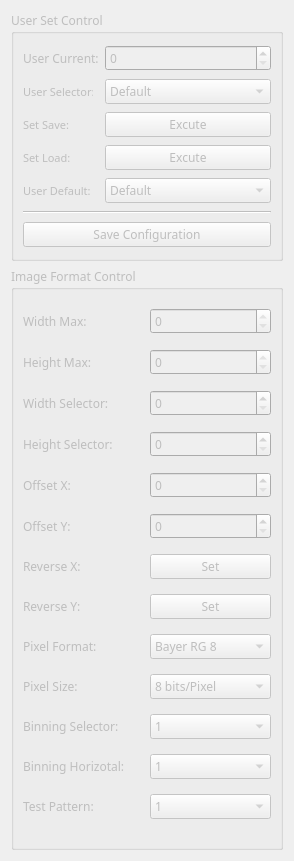
           <widget class="QWidget" name="scrollAreaWidgetContents_5">
            <property name="geometry">
             <rect>
              <x>0</x>
              <y>0</y>
              <width>294</width>
              <height>861</height>
             </rect>
            </property>
            <layout class="QVBoxLayout" name="verticalLayout_2">
             <item>
              <widget class="QGroupBox" name="groupBox_user_set_control">
               <property name="enabled">
                <bool>false</bool>
               </property>
               <property name="minimumSize">
                <size>
                 <width>200</width>
                 <height>0</height>
                </size>
               </property>
               <property name="maximumSize">
                <size>
                 <width>16777215</width>
                 <height>250</height>
                </size>
               </property>
               <property name="font">
                <font>
                 <family>Microsoft YaHei</family>
                 <pointsize>9</pointsize>
                </font>
               </property>
               <property name="title">
                <string>User Set Control</string>
               </property>
               <layout class="QGridLayout" name="gridLayout_8">
                <item row="0" column="0">
                 <widget class="QLabel" name="label_2">
                  <property name="text">
                   <string>User Current:</string>
                  </property>
                 </widget>
                </item>
                <item row="1" column="0">
                 <widget class="QLabel" name="label_11">
                  <property name="maximumSize">
                   <size>
                    <width>70</width>
                    <height>16777215</height>
                   </size>
                  </property>
                  <property name="font">
                   <font>
                    <family>Microsoft YaHei</family>
                    <pointsize>8</pointsize>
                   </font>
                  </property>
                  <property name="text">
                   <string>User Selector:</string>
                  </property>
                 </widget>
                </item>
                <item row="3" column="1">
                 <widget class="QPushButton" name="pushButton_set_load">
                  <property name="font">
                   <font>
                    <family>Microsoft YaHei</family>
                    <pointsize>9</pointsize>
                   </font>
                  </property>
                  <property name="text">
                   <string>Excute</string>
                  </property>
                 </widget>
                </item>
                <item row="0" column="1">
                 <widget class="QSpinBox" name="spinBox_current_user"/>
                </item>
                <item row="1" column="1">
                 <widget class="QComboBox" name="comboBox_user_selector">
                  <property name="font">
                   <font>
                    <family>Microsoft YaHei</family>
                    <pointsize>9</pointsize>
                   </font>
                  </property>
                  <item>
                   <property name="text">
                    <string>Default</string>
                   </property>
                  </item>
                  <item>
                   <property name="text">
                    <string>User Set 1</string>
                   </property>
                  </item>
                  <item>
                   <property name="text">
                    <string>User Set 2</string>
                   </property>
                  </item>
                  <item>
                   <property name="text">
                    <string>User Set 3</string>
                   </property>
                  </item>
                 </widget>
                </item>
                <item row="2" column="0">
                 <widget class="QLabel" name="label_12">
                  <property name="maximumSize">
                   <size>
                    <width>70</width>
                    <height>16777215</height>
                   </size>
                  </property>
                  <property name="font">
                   <font>
                    <family>Microsoft YaHei</family>
                    <pointsize>8</pointsize>
                   </font>
                  </property>
                  <property name="text">
                   <string>Set Save:</string>
                  </property>
                 </widget>
                </item>
                <item row="4" column="1">
                 <widget class="QComboBox" name="comboBox_default_user">
                  <property name="font">
                   <font>
                    <family>Microsoft YaHei</family>
                    <pointsize>9</pointsize>
                   </font>
                  </property>
                  <item>
                   <property name="text">
                    <string>Default</string>
                   </property>
                  </item>
                  <item>
                   <property name="text">
                    <string>User Set 1</string>
                   </property>
                  </item>
                  <item>
                   <property name="text">
                    <string>User Set 3</string>
                   </property>
                  </item>
                  <item>
                   <property name="text">
                    <string>User Set 2</string>
                   </property>
                  </item>
                 </widget>
                </item>
                <item row="6" column="0" colspan="2">
                 <widget class="QPushButton" name="pushButton">
                  <property name="text">
                   <string>Save Configuration</string>
                  </property>
                 </widget>
                </item>
                <item row="2" column="1">
                 <widget class="QPushButton" name="pushButton_set_save">
                  <property name="font">
                   <font>
                    <family>Microsoft YaHei</family>
                    <pointsize>9</pointsize>
                   </font>
                  </property>
                  <property name="text">
                   <string>Excute</string>
                  </property>
                 </widget>
                </item>
                <item row="3" column="0">
                 <widget class="QLabel" name="label_13">
                  <property name="maximumSize">
                   <size>
                    <width>70</width>
                    <height>16777215</height>
                   </size>
                  </property>
                  <property name="font">
                   <font>
                    <family>Microsoft YaHei</family>
                    <pointsize>8</pointsize>
                   </font>
                  </property>
                  <property name="text">
                   <string>Set Load:</string>
                  </property>
                 </widget>
                </item>
                <item row="4" column="0">
                 <widget class="QLabel" name="label_14">
                  <property name="maximumSize">
                   <size>
                    <width>70</width>
                    <height>16777215</height>
                   </size>
                  </property>
                  <property name="font">
                   <font>
                    <family>Microsoft YaHei</family>
                    <pointsize>8</pointsize>
                   </font>
                  </property>
                  <property name="text">
                   <string>User Default:</string>
                  </property>
                 </widget>
                </item>
                <item row="5" column="0" colspan="2">
                 <widget class="Line" name="line">
                  <property name="orientation">
                   <enum>Qt::Horizontal</enum>
                  </property>
                 </widget>
                </item>
               </layout>
              </widget>
             </item>
             <item>
              <widget class="QGroupBox" name="groupBox_Image_format_control">
               <property name="enabled">
                <bool>false</bool>
               </property>
               <property name="minimumSize">
                <size>
                 <width>200</width>
                 <height>0</height>
                </size>
               </property>
               <property name="font">
                <font>
                 <family>Microsoft YaHei</family>
                 <pointsize>9</pointsize>
                </font>
               </property>
               <property name="title">
                <string>Image Format Control</string>
               </property>
               <layout class="QGridLayout" name="gridLayout_9">
                <item row="0" column="0">
                 <widget class="QLabel" name="label_default_width">
                  <property name="font">
                   <font>
                    <family>Microsoft YaHei</family>
                    <pointsize>9</pointsize>
                   </font>
                  </property>
                  <property name="text">
                   <string>Width Max:</string>
                  </property>
                 </widget>
                </item>
                <item row="1" column="0">
                 <widget class="QLabel" name="label_16">
                  <property name="font">
                   <font>
                    <family>Microsoft YaHei</family>
                    <pointsize>9</pointsize>
                   </font>
                  </property>
                  <property name="text">
                   <string>Height Max:</string>
                  </property>
                 </widget>
                </item>
                <item row="2" column="0">
                 <widget class="QLabel" name="label_17">
                  <property name="font">
                   <font>
                    <family>Microsoft YaHei</family>
                    <pointsize>9</pointsize>
                   </font>
                  </property>
                  <property name="text">
                   <string>Width Selector:</string>
                  </property>
                 </widget>
                </item>
                <item row="3" column="0">
                 <widget class="QLabel" name="label_18">
                  <property name="font">
                   <font>
                    <family>Microsoft YaHei</family>
                    <pointsize>9</pointsize>
                   </font>
                  </property>
                  <property name="text">
                   <string>Height Selector:</string>
                  </property>
                 </widget>
                </item>
                <item row="4" column="0">
                 <widget class="QLabel" name="label_19">
                  <property name="font">
                   <font>
                    <family>Microsoft YaHei</family>
                    <pointsize>9</pointsize>
                   </font>
                  </property>
                  <property name="text">
                   <string>Offset X:</string>
                  </property>
                 </widget>
                </item>
                <item row="5" column="0">
                 <widget class="QLabel" name="label_20">
                  <property name="font">
                   <font>
                    <family>Microsoft YaHei</family>
                    <pointsize>9</pointsize>
                   </font>
                  </property>
                  <property name="text">
                   <string>Offset Y:</string>
                  </property>
                 </widget>
                </item>
                <item row="6" column="0">
                 <widget class="QLabel" name="label_21">
                  <property name="font">
                   <font>
                    <family>Microsoft YaHei</family>
                    <pointsize>9</pointsize>
                   </font>
                  </property>
                  <property name="text">
                   <string>Reverse X:</string>
                  </property>
                 </widget>
                </item>
                <item row="6" column="1">
                 <widget class="QPushButton" name="pushButton_set_reverse_x">
                  <property name="font">
                   <font>
                    <family>Microsoft YaHei</family>
                    <pointsize>9</pointsize>
                   </font>
                  </property>
                  <property name="text">
                   <string>Set</string>
                  </property>
                 </widget>
                </item>
                <item row="7" column="0">
                 <widget class="QLabel" name="label_22">
                  <property name="font">
                   <font>
                    <family>Microsoft YaHei</family>
                    <pointsize>9</pointsize>
                   </font>
                  </property>
                  <property name="text">
                   <string>Reverse Y:</string>
                  </property>
                 </widget>
                </item>
                <item row="7" column="1">
                 <widget class="QPushButton" name="pushButton_set_reverser_y">
                  <property name="font">
                   <font>
                    <family>Microsoft YaHei</family>
                    <pointsize>9</pointsize>
                   </font>
                  </property>
                  <property name="text">
                   <string>Set</string>
                  </property>
                 </widget>
                </item>
                <item row="8" column="0">
                 <widget class="QLabel" name="label_23">
                  <property name="font">
                   <font>
                    <family>Microsoft YaHei</family>
                    <pointsize>9</pointsize>
                   </font>
                  </property>
                  <property name="text">
                   <string>Pixel Format:</string>
                  </property>
                 </widget>
                </item>
                <item row="8" column="1">
                 <widget class="QComboBox" name="comboBox_4">
                  <property name="font">
                   <font>
                    <family>Microsoft YaHei</family>
                    <pointsize>9</pointsize>
                   </font>
                  </property>
                  <item>
                   <property name="text">
                    <string>Bayer RG 8</string>
                   </property>
                  </item>
                 </widget>
                </item>
                <item row="9" column="0">
                 <widget class="QLabel" name="label_24">
                  <property name="font">
                   <font>
                    <family>Microsoft YaHei</family>
                    <pointsize>9</pointsize>
                   </font>
                  </property>
                  <property name="text">
                   <string>Pixel Size:</string>
                  </property>
                 </widget>
                </item>
                <item row="9" column="1">
                 <widget class="QComboBox" name="comboBox_5">
                  <property name="font">
                   <font>
                    <family>Microsoft YaHei</family>
                    <pointsize>9</pointsize>
                   </font>
                  </property>
                  <item>
                   <property name="text">
                    <string>8 bits/Pixel</string>
                   </property>
                  </item>
                 </widget>
                </item>
                <item row="10" column="0">
                 <widget class="QLabel" name="label_25">
                  <property name="font">
                   <font>
                    <family>Microsoft YaHei</family>
                    <pointsize>9</pointsize>
                   </font>
                  </property>
                  <property name="text">
                   <string>Binning Selector:</string>
                  </property>
                 </widget>
                </item>
                <item row="10" column="1">
                 <widget class="QComboBox" name="comboBox_6">
                  <property name="font">
                   <font>
                    <family>Microsoft YaHei</family>
                    <pointsize>9</pointsize>
                   </font>
                  </property>
                  <item>
                   <property name="text">
                    <string>1</string>
                   </property>
                  </item>
                  <item>
                   <property name="text">
                    <string>2</string>
                   </property>
                  </item>
                  <item>
                   <property name="text">
                    <string>3</string>
                   </property>
                  </item>
                 </widget>
                </item>
                <item row="11" column="0">
                 <widget class="QLabel" name="label_26">
                  <property name="font">
                   <font>
                    <family>Microsoft YaHei</family>
                    <pointsize>9</pointsize>
                   </font>
                  </property>
                  <property name="text">
                   <string>Binning Horizotal:</string>
                  </property>
                 </widget>
                </item>
                <item row="11" column="1">
                 <widget class="QComboBox" name="comboBox_7">
                  <property name="font">
                   <font>
                    <family>Microsoft YaHei</family>
                    <pointsize>9</pointsize>
                   </font>
                  </property>
                  <item>
                   <property name="text">
                    <string>1</string>
                   </property>
                  </item>
                  <item>
                   <property name="text">
                    <string>2</string>
                   </property>
                  </item>
                  <item>
                   <property name="text">
                    <string>3</string>
                   </property>
                  </item>
                 </widget>
                </item>
                <item row="12" column="0">
                 <widget class="QLabel" name="label_27">
                  <property name="font">
                   <font>
                    <family>Microsoft YaHei</family>
                    <pointsize>9</pointsize>
                   </font>
                  </property>
                  <property name="text">
                   <string>Test Pattern:</string>
                  </property>
                 </widget>
                </item>
                <item row="12" column="1">
                 <widget class="QComboBox" name="comboBox_8">
                  <property name="font">
                   <font>
                    <family>Microsoft YaHei</family>
                    <pointsize>9</pointsize>
                   </font>
                  </property>
                  <item>
                   <property name="text">
                    <string>1</string>
                   </property>
                  </item>
                  <item>
                   <property name="text">
                    <string>2</string>
                   </property>
                  </item>
                  <item>
                   <property name="text">
                    <string>3</string>
                   </property>
                  </item>
                 </widget>
                </item>
                <item row="0" column="1">
                 <widget class="QSpinBox" name="spinBox_default_width">
                  <property name="font">
                   <font>
                    <family>Microsoft YaHei</family>
                    <pointsize>9</pointsize>
                   </font>
                  </property>
                  <property name="readOnly">
                   <bool>true</bool>
                  </property>
                  <property name="maximum">
                   <number>100000</number>
                  </property>
                 </widget>
                </item>
                <item row="1" column="1">
                 <widget class="QSpinBox" name="spinBox_default_height">
                  <property name="font">
                   <font>
                    <family>Microsoft YaHei</family>
                    <pointsize>9</pointsize>
                   </font>
                  </property>
                  <property name="readOnly">
                   <bool>true</bool>
                  </property>
                  <property name="maximum">
                   <number>100000</number>
                  </property>
                 </widget>
                </item>
                <item row="2" column="1">
                 <widget class="QSpinBox" name="spinBox_width_selector">
                  <property name="font">
                   <font>
                    <family>Microsoft YaHei</family>
                    <pointsize>9</pointsize>
                   </font>
                  </property>
                  <property name="maximum">
                   <number>100000</number>
                  </property>
                 </widget>
                </item>
                <item row="3" column="1">
                 <widget class="QSpinBox" name="spinBox_height_selector">
                  <property name="font">
                   <font>
                    <family>Microsoft YaHei</family>
                    <pointsize>9</pointsize>
                   </font>
                  </property>
                  <property name="maximum">
                   <number>100000</number>
                  </property>
                 </widget>
                </item>
                <item row="4" column="1">
                 <widget class="QSpinBox" name="spinBox_offset_x">
                  <property name="font">
                   <font>
                    <family>Microsoft YaHei</family>
                    <pointsize>9</pointsize>
                   </font>
                  </property>
                  <property name="maximum">
                   <number>100000</number>
                  </property>
                 </widget>
                </item>
                <item row="5" column="1">
                 <widget class="QSpinBox" name="spinBox_offset_y">
                  <property name="font">
                   <font>
                    <family>Microsoft YaHei</family>
                    <pointsize>9</pointsize>
                   </font>
                  </property>
                  <property name="maximum">
                   <number>100000</number>
                  </property>
                 </widget>
                </item>
               </layout>
              </widget>
             </item>
            </layout>
           </widget>
